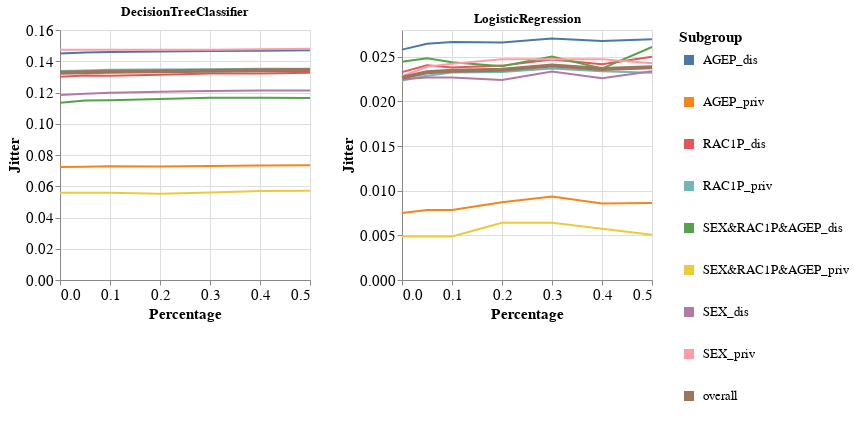

The cell this chart's notebook holds for it:
### Markdown cell above
### Specific subgroup metric per dataset, experiment iteration, and multiple models

### Code cell
visualizer.create_subgroups_grid_pct_lines_per_model_plot(subgroup_metric='Jitter',
                                                          target_preprocessing_technique=PREPROCESSING_TECHNIQUES[1],
                                                          model_names=MODEL_NAMES)

### Figure 1 — Vega-Lite specification as saved in the notebook (floating-point values rounded to 4 significant figures)
{"config": {"view": {"continuousWidth": 400, "continuousHeight": 300}, "axis": {"labelFontSize": 15, "titleFontSize": 15}, "legend": {"labelFontSize": 13, "symbolStrokeWidth": 10, "titleFontSize": 15}}, "vconcat": [{"hconcat": [{"mark": "line", "encoding": {"color": {"field": "Subgroup", "type": "nominal"}, "strokeWidth": {"condition": {"value": 4, "test": "datum.Subgroup == 'overall'"}, "value": 2}, "x": {"field": "Percentage", "type": "quantitative"}, "y": {"field": "Metric_Value", "title": "Jitter", "type": "quantitative"}}, "height": 250, "title": "DecisionTreeClassifier", "width": 250}, {"data": {"name": "data-bf005accad8f106940135b1e41d0b54e"}, "mark": "line", "encoding": {"color": {"field": "Subgroup", "type": "nominal"}, "strokeWidth": {"condition": {"value": 4, "test": "datum.Subgroup == 'overall'"}, "value": 2}, "x": {"field": "Percentage", "type": "quantitative"}, "y": {"field": "Metric_Value", "title": "Jitter", "type": "quantitative"}}, "height": 250, "title": "LogisticRegression", "width": 250}]}], "data": {"name": "data-b36e6bc6e3e9629e2e0aa2b214358588"}, "$schema": "https://vega.github.io/schema/vega-lite/v4.17.0.json", "datasets": {"data-b36e6bc6e3e9629e2e0aa2b214358588": [{"Model_Name": "DecisionTreeClassifier", "Test_Set_Index": 0.0, "Metric": "Jitter", "Subgroup": "AGEP_dis", "Num_Estimators": 10.0, "Metric_Value": 0.145, "Percentage": 0.0}, {"Model_Name": "DecisionTreeClassifier", "Test_Set_Index": 0.0, "Metric": "Jitter", "Subgroup": "AGEP_priv", "Num_Estimators": 10.0, "Metric_Value": 0.07229, "Percentage": 0.0}, {"Model_Name": "DecisionTreeClassifier", "Test_Set_Index": 0.0, "Metric": "Jitter", "Subgroup": "RAC1P_dis", "Num_Estimators": 10.0, "Metric_Value": 0.1301, "Percentage": 0.0}, {"Model_Name": "DecisionTreeClassifier", "Test_Set_Index": 0.0, "Metric": "Jitter", "Subgroup": "RAC1P_priv", "Num_Estimators": 10.0, "Metric_Value": 0.1338, "Percentage": 0.0}, {"Model_Name": "DecisionTreeClassifier", "Test_Set_Index": 0.0, "Metric": "Jitter", "Subgroup": "SEX&RAC1P&AGEP_dis", "Num_Estimators": 10.0, "Metric_Value": 0.1135, "Percentage": 0.0}, {"Model_Name": "DecisionTreeClassifier", "Test_Set_Index": 0.0, "Metric": "Jitter", "Subgroup": "SEX&RAC1P&AGEP_priv", "Num_Estimators": 10.0, "Metric_Value": 0.05589, "Percentage": 0.0}, {"Model_Name": "DecisionTreeClassifier", "Test_Set_Index": 0.0, "Metric": "Jitter", "Subgroup": "SEX_dis", "Num_Estimators": 10.0, "Metric_Value": 0.1184, "Percentage": 0.0}, {"Model_Name": "DecisionTreeClassifier", "Test_Set_Index": 0.0, "Metric": "Jitter", "Subgroup": "SEX_priv", "Num_Estimators": 10.0, "Metric_Value": 0.1473, "Percentage": 0.0}, {"Model_Name": "DecisionTreeClassifier", "Test_Set_Index": 0.0, "Metric": "Jitter", "Subgroup": "overall", "Num_Estimators": 10.0, "Metric_Value": 0.1326, "Percentage": 0.0}, {"Model_Name": "DecisionTreeClassifier", "Test_Set_Index": 1.0, "Metric": "Jitter", "Subgroup": "AGEP_dis", "Num_Estimators": 10.0, "Metric_Value": 0.1456, "Percentage": 0.05}, {"Model_Name": "DecisionTreeClassifier", "Test_Set_Index": 1.0, "Metric": "Jitter", "Subgroup": "AGEP_priv", "Num_Estimators": 10.0, "Metric_Value": 0.07241, "Percentage": 0.05}, {"Model_Name": "DecisionTreeClassifier", "Test_Set_Index": 1.0, "Metric": "Jitter", "Subgroup": "RAC1P_dis", "Num_Estimators": 10.0, "Metric_Value": 0.1308, "Percentage": 0.05}, {"Model_Name": "DecisionTreeClassifier", "Test_Set_Index": 1.0, "Metric": "Jitter", "Subgroup": "RAC1P_priv", "Num_Estimators": 10.0, "Metric_Value": 0.1342, "Percentage": 0.05}, {"Model_Name": "DecisionTreeClassifier", "Test_Set_Index": 1.0, "Metric": "Jitter", "Subgroup": "SEX&RAC1P&AGEP_dis", "Num_Estimators": 10.0, "Metric_Value": 0.1148, "Percentage": 0.05}, {"Model_Name": "DecisionTreeClassifier", "Test_Set_Index": 1.0, "Metric": "Jitter", "Subgroup": "SEX&RAC1P&AGEP_priv", "Num_Estimators": 10.0, "Metric_Value": 0.05589, "Percentage": 0.05}, {"Model_Name": "DecisionTreeClassifier", "Test_Set_Index": 1.0, "Metric": "Jitter", "Subgroup": "SEX_dis", "Num_Estimators": 10.0, "Metric_Value": 0.1193, "Percentage": 0.05}, {"Model_Name": "DecisionTreeClassifier", "Test_Set_Index": 1.0, "Metric": "Jitter", "Subgroup": "SEX_priv", "Num_Estimators": 10.0, "Metric_Value": 0.1474, "Percentage": 0.05}, {"Model_Name": "DecisionTreeClassifier", "Test_Set_Index": 1.0, "Metric": "Jitter", "Subgroup": "overall", "Num_Estimators": 10.0, "Metric_Value": 0.133, "Percentage": 0.05}, {"Model_Name": "DecisionTreeClassifier", "Test_Set_Index": 2.0, "Metric": "Jitter", "Subgroup": "AGEP_dis", "Num_Estimators": 10.0, "Metric_Value": 0.1458, "Percentage": 0.1}, {"Model_Name": "DecisionTreeClassifier", "Test_Set_Index": 2.0, "Metric": "Jitter", "Subgroup": "AGEP_priv", "Num_Estimators": 10.0, "Metric_Value": 0.07273, "Percentage": 0.1}, {"Model_Name": "DecisionTreeClassifier", "Test_Set_Index": 2.0, "Metric": "Jitter", "Subgroup": "RAC1P_dis", "Num_Estimators": 10.0, "Metric_Value": 0.1308, "Percentage": 0.1}, {"Model_Name": "DecisionTreeClassifier", "Test_Set_Index": 2.0, "Metric": "Jitter", "Subgroup": "RAC1P_priv", "Num_Estimators": 10.0, "Metric_Value": 0.1346, "Percentage": 0.1}, {"Model_Name": "DecisionTreeClassifier", "Test_Set_Index": 2.0, "Metric": "Jitter", "Subgroup": "SEX&RAC1P&AGEP_dis", "Num_Estimators": 10.0, "Metric_Value": 0.1151, "Percentage": 0.1}, {"Model_Name": "DecisionTreeClassifier", "Test_Set_Index": 2.0, "Metric": "Jitter", "Subgroup": "SEX&RAC1P&AGEP_priv", "Num_Estimators": 10.0, "Metric_Value": 0.05589, "Percentage": 0.1}, {"Model_Name": "DecisionTreeClassifier", "Test_Set_Index": 2.0, "Metric": "Jitter", "Subgroup": "SEX_dis", "Num_Estimators": 10.0, "Metric_Value": 0.1198, "Percentage": 0.1}, {"Model_Name": "DecisionTreeClassifier", "Test_Set_Index": 2.0, "Metric": "Jitter", "Subgroup": "SEX_priv", "Num_Estimators": 10.0, "Metric_Value": 0.1474, "Percentage": 0.1}, {"Model_Name": "DecisionTreeClassifier", "Test_Set_Index": 2.0, "Metric": "Jitter", "Subgroup": "overall", "Num_Estimators": 10.0, "Metric_Value": 0.1333, "Percentage": 0.1}, {"Model_Name": "DecisionTreeClassifier", "Test_Set_Index": 3.0, "Metric": "Jitter", "Subgroup": "AGEP_dis", "Num_Estimators": 10.0, "Metric_Value": 0.1463, "Percentage": 0.2}, {"Model_Name": "DecisionTreeClassifier", "Test_Set_Index": 3.0, "Metric": "Jitter", "Subgroup": "AGEP_priv", "Num_Estimators": 10.0, "Metric_Value": 0.07266, "Percentage": 0.2}, {"Model_Name": "DecisionTreeClassifier", "Test_Set_Index": 3.0, "Metric": "Jitter", "Subgroup": "RAC1P_dis", "Num_Estimators": 10.0, "Metric_Value": 0.1314, "Percentage": 0.2}, {"Model_Name": "DecisionTreeClassifier", "Test_Set_Index": 3.0, "Metric": "Jitter", "Subgroup": "RAC1P_priv", "Num_Estimators": 10.0, "Metric_Value": 0.1348, "Percentage": 0.2}, {"Model_Name": "DecisionTreeClassifier", "Test_Set_Index": 3.0, "Metric": "Jitter", "Subgroup": "SEX&RAC1P&AGEP_dis", "Num_Estimators": 10.0, "Metric_Value": 0.1158, "Percentage": 0.2}, {"Model_Name": "DecisionTreeClassifier", "Test_Set_Index": 3.0, "Metric": "Jitter", "Subgroup": "SEX&RAC1P&AGEP_priv", "Num_Estimators": 10.0, "Metric_Value": 0.05526, "Percentage": 0.2}, {"Model_Name": "DecisionTreeClassifier", "Test_Set_Index": 3.0, "Metric": "Jitter", "Subgroup": "SEX_dis", "Num_Estimators": 10.0, "Metric_Value": 0.1205, "Percentage": 0.2}, {"Model_Name": "DecisionTreeClassifier", "Test_Set_Index": 3.0, "Metric": "Jitter", "Subgroup": "SEX_priv", "Num_Estimators": 10.0, "Metric_Value": 0.1473, "Percentage": 0.2}, {"Model_Name": "DecisionTreeClassifier", "Test_Set_Index": 3.0, "Metric": "Jitter", "Subgroup": "overall", "Num_Estimators": 10.0, "Metric_Value": 0.1336, "Percentage": 0.2}, {"Model_Name": "DecisionTreeClassifier", "Test_Set_Index": 4.0, "Metric": "Jitter", "Subgroup": "AGEP_dis", "Num_Estimators": 10.0, "Metric_Value": 0.1465, "Percentage": 0.3}, {"Model_Name": "DecisionTreeClassifier", "Test_Set_Index": 4.0, "Metric": "Jitter", "Subgroup": "AGEP_priv", "Num_Estimators": 10.0, "Metric_Value": 0.07298, "Percentage": 0.3}, {"Model_Name": "DecisionTreeClassifier", "Test_Set_Index": 4.0, "Metric": "Jitter", "Subgroup": "RAC1P_dis", "Num_Estimators": 10.0, "Metric_Value": 0.1321, "Percentage": 0.3}, {"Model_Name": "DecisionTreeClassifier", "Test_Set_Index": 4.0, "Metric": "Jitter", "Subgroup": "RAC1P_priv", "Num_Estimators": 10.0, "Metric_Value": 0.1348, "Percentage": 0.3}, {"Model_Name": "DecisionTreeClassifier", "Test_Set_Index": 4.0, "Metric": "Jitter", "Subgroup": "SEX&RAC1P&AGEP_dis", "Num_Estimators": 10.0, "Metric_Value": 0.1166, "Percentage": 0.3}, {"Model_Name": "DecisionTreeClassifier", "Test_Set_Index": 4.0, "Metric": "Jitter", "Subgroup": "SEX&RAC1P&AGEP_priv", "Num_Estimators": 10.0, "Metric_Value": 0.05593, "Percentage": 0.3}, {"Model_Name": "DecisionTreeClassifier", "Test_Set_Index": 4.0, "Metric": "Jitter", "Subgroup": "SEX_dis", "Num_Estimators": 10.0, "Metric_Value": 0.1209, "Percentage": 0.3}, {"Model_Name": "DecisionTreeClassifier", "Test_Set_Index": 4.0, "Metric": "Jitter", "Subgroup": "SEX_priv", "Num_Estimators": 10.0, "Metric_Value": 0.1474, "Percentage": 0.3}, {"Model_Name": "DecisionTreeClassifier", "Test_Set_Index": 4.0, "Metric": "Jitter", "Subgroup": "overall", "Num_Estimators": 10.0, "Metric_Value": 0.1339, "Percentage": 0.3}, {"Model_Name": "DecisionTreeClassifier", "Test_Set_Index": 5.0, "Metric": "Jitter", "Subgroup": "AGEP_dis", "Num_Estimators": 10.0, "Metric_Value": 0.1468, "Percentage": 0.4}, {"Model_Name": "DecisionTreeClassifier", "Test_Set_Index": 5.0, "Metric": "Jitter", "Subgroup": "AGEP_priv", "Num_Estimators": 10.0, "Metric_Value": 0.07329, "Percentage": 0.4}, {"Model_Name": "DecisionTreeClassifier", "Test_Set_Index": 5.0, "Metric": "Jitter", "Subgroup": "RAC1P_dis", "Num_Estimators": 10.0, "Metric_Value": 0.1322, "Percentage": 0.4}, {"Model_Name": "DecisionTreeClassifier", "Test_Set_Index": 5.0, "Metric": "Jitter", "Subgroup": "RAC1P_priv", "Num_Estimators": 10.0, "Metric_Value": 0.1351, "Percentage": 0.4}, {"Model_Name": "DecisionTreeClassifier", "Test_Set_Index": 5.0, "Metric": "Jitter", "Subgroup": "SEX&RAC1P&AGEP_dis", "Num_Estimators": 10.0, "Metric_Value": 0.1166, "Percentage": 0.4}, {"Model_Name": "DecisionTreeClassifier", "Test_Set_Index": 5.0, "Metric": "Jitter", "Subgroup": "SEX&RAC1P&AGEP_priv", "Num_Estimators": 10.0, "Metric_Value": 0.05702, "Percentage": 0.4}, {"Model_Name": "DecisionTreeClassifier", "Test_Set_Index": 5.0, "Metric": "Jitter", "Subgroup": "SEX_dis", "Num_Estimators": 10.0, "Metric_Value": 0.1212, "Percentage": 0.4}, {"Model_Name": "DecisionTreeClassifier", "Test_Set_Index": 5.0, "Metric": "Jitter", "Subgroup": "SEX_priv", "Num_Estimators": 10.0, "Metric_Value": 0.1476, "Percentage": 0.4}, {"Model_Name": "DecisionTreeClassifier", "Test_Set_Index": 5.0, "Metric": "Jitter", "Subgroup": "overall", "Num_Estimators": 10.0, "Metric_Value": 0.1342, "Percentage": 0.4}, {"Model_Name": "DecisionTreeClassifier", "Test_Set_Index": 6.0, "Metric": "Jitter", "Subgroup": "AGEP_dis", "Num_Estimators": 10.0, "Metric_Value": 0.147, "Percentage": 0.5}, {"Model_Name": "DecisionTreeClassifier", "Test_Set_Index": 6.0, "Metric": "Jitter", "Subgroup": "AGEP_priv", "Num_Estimators": 10.0, "Metric_Value": 0.07351, "Percentage": 0.5}, {"Model_Name": "DecisionTreeClassifier", "Test_Set_Index": 6.0, "Metric": "Jitter", "Subgroup": "RAC1P_dis", "Num_Estimators": 10.0, "Metric_Value": 0.1326, "Percentage": 0.5}, {"Model_Name": "DecisionTreeClassifier", "Test_Set_Index": 6.0, "Metric": "Jitter", "Subgroup": "RAC1P_priv", "Num_Estimators": 10.0, "Metric_Value": 0.1353, "Percentage": 0.5}, {"Model_Name": "DecisionTreeClassifier", "Test_Set_Index": 6.0, "Metric": "Jitter", "Subgroup": "SEX&RAC1P&AGEP_dis", "Num_Estimators": 10.0, "Metric_Value": 0.1165, "Percentage": 0.5}, {"Model_Name": "DecisionTreeClassifier", "Test_Set_Index": 6.0, "Metric": "Jitter", "Subgroup": "SEX&RAC1P&AGEP_priv", "Num_Estimators": 10.0, "Metric_Value": 0.05706, "Percentage": 0.5}, {"Model_Name": "DecisionTreeClassifier", "Test_Set_Index": 6.0, "Metric": "Jitter", "Subgroup": "SEX_dis", "Num_Estimators": 10.0, "Metric_Value": 0.1214, "Percentage": 0.5}, {"Model_Name": "DecisionTreeClassifier", "Test_Set_Index": 6.0, "Metric": "Jitter", "Subgroup": "SEX_priv", "Num_Estimators": 10.0, "Metric_Value": 0.1479, "Percentage": 0.5}, {"Model_Name": "DecisionTreeClassifier", "Test_Set_Index": 6.0, "Metric": "Jitter", "Subgroup": "overall", "Num_Estimators": 10.0, "Metric_Value": 0.1344, "Percentage": 0.5}], "data-bf005accad8f106940135b1e41d0b54e": [{"Model_Name": "LogisticRegression", "Test_Set_Index": 0.0, "Metric": "Jitter", "Subgroup": "AGEP_dis", "Num_Estimators": 10.0, "Metric_Value": 0.0258, "Percentage": 0.0}, {"Model_Name": "LogisticRegression", "Test_Set_Index": 0.0, "Metric": "Jitter", "Subgroup": "AGEP_priv", "Num_Estimators": 10.0, "Metric_Value": 0.007507, "Percentage": 0.0}, {"Model_Name": "LogisticRegression", "Test_Set_Index": 0.0, "Metric": "Jitter", "Subgroup": "RAC1P_dis", "Num_Estimators": 10.0, "Metric_Value": 0.02328, "Percentage": 0.0}, {"Model_Name": "LogisticRegression", "Test_Set_Index": 0.0, "Metric": "Jitter", "Subgroup": "RAC1P_priv", "Num_Estimators": 10.0, "Metric_Value": 0.02235, "Percentage": 0.0}, {"Model_Name": "LogisticRegression", "Test_Set_Index": 0.0, "Metric": "Jitter", "Subgroup": "SEX&RAC1P&AGEP_dis", "Num_Estimators": 10.0, "Metric_Value": 0.02444, "Percentage": 0.0}, {"Model_Name": "LogisticRegression", "Test_Set_Index": 0.0, "Metric": "Jitter", "Subgroup": "SEX&RAC1P&AGEP_priv", "Num_Estimators": 10.0, "Metric_Value": 0.004864, "Percentage": 0.0}, {"Model_Name": "LogisticRegression", "Test_Set_Index": 0.0, "Metric": "Jitter", "Subgroup": "SEX_dis", "Num_Estimators": 10.0, "Metric_Value": 0.0225, "Percentage": 0.0}, {"Model_Name": "LogisticRegression", "Test_Set_Index": 0.0, "Metric": "Jitter", "Subgroup": "SEX_priv", "Num_Estimators": 10.0, "Metric_Value": 0.02284, "Percentage": 0.0}, {"Model_Name": "LogisticRegression", "Test_Set_Index": 0.0, "Metric": "Jitter", "Subgroup": "overall", "Num_Estimators": 10.0, "Metric_Value": 0.02266, "Percentage": 0.0}, {"Model_Name": "LogisticRegression", "Test_Set_Index": 1.0, "Metric": "Jitter", "Subgroup": "AGEP_dis", "Num_Estimators": 10.0, "Metric_Value": 0.02646, "Percentage": 0.05}, {"Model_Name": "LogisticRegression", "Test_Set_Index": 1.0, "Metric": "Jitter", "Subgroup": "AGEP_priv", "Num_Estimators": 10.0, "Metric_Value": 0.007831, "Percentage": 0.05}, {"Model_Name": "LogisticRegression", "Test_Set_Index": 1.0, "Metric": "Jitter", "Subgroup": "RAC1P_dis", "Num_Estimators": 10.0, "Metric_Value": 0.02404, "Percentage": 0.05}, {"Model_Name": "LogisticRegression", "Test_Set_Index": 1.0, "Metric": "Jitter", "Subgroup": "RAC1P_priv", "Num_Estimators": 10.0, "Metric_Value": 0.02287, "Percentage": 0.05}, {"Model_Name": "LogisticRegression", "Test_Set_Index": 1.0, "Metric": "Jitter", "Subgroup": "SEX&RAC1P&AGEP_dis", "Num_Estimators": 10.0, "Metric_Value": 0.02484, "Percentage": 0.05}, {"Model_Name": "LogisticRegression", "Test_Set_Index": 1.0, "Metric": "Jitter", "Subgroup": "SEX&RAC1P&AGEP_priv", "Num_Estimators": 10.0, "Metric_Value": 0.004864, "Percentage": 0.05}, {"Model_Name": "LogisticRegression", "Test_Set_Index": 1.0, "Metric": "Jitter", "Subgroup": "SEX_dis", "Num_Estimators": 10.0, "Metric_Value": 0.02267, "Percentage": 0.05}, {"Model_Name": "LogisticRegression", "Test_Set_Index": 1.0, "Metric": "Jitter", "Subgroup": "SEX_priv", "Num_Estimators": 10.0, "Metric_Value": 0.02389, "Percentage": 0.05}, {"Model_Name": "LogisticRegression", "Test_Set_Index": 1.0, "Metric": "Jitter", "Subgroup": "overall", "Num_Estimators": 10.0, "Metric_Value": 0.02326, "Percentage": 0.05}, {"Model_Name": "LogisticRegression", "Test_Set_Index": 2.0, "Metric": "Jitter", "Subgroup": "AGEP_dis", "Num_Estimators": 10.0, "Metric_Value": 0.02666, "Percentage": 0.1}, {"Model_Name": "LogisticRegression", "Test_Set_Index": 2.0, "Metric": "Jitter", "Subgroup": "AGEP_priv", "Num_Estimators": 10.0, "Metric_Value": 0.007831, "Percentage": 0.1}, {"Model_Name": "LogisticRegression", "Test_Set_Index": 2.0, "Metric": "Jitter", "Subgroup": "RAC1P_dis", "Num_Estimators": 10.0, "Metric_Value": 0.02379, "Percentage": 0.1}, {"Model_Name": "LogisticRegression", "Test_Set_Index": 2.0, "Metric": "Jitter", "Subgroup": "RAC1P_priv", "Num_Estimators": 10.0, "Metric_Value": 0.02325, "Percentage": 0.1}, {"Model_Name": "LogisticRegression", "Test_Set_Index": 2.0, "Metric": "Jitter", "Subgroup": "SEX&RAC1P&AGEP_dis", "Num_Estimators": 10.0, "Metric_Value": 0.02439, "Percentage": 0.1}, {"Model_Name": "LogisticRegression", "Test_Set_Index": 2.0, "Metric": "Jitter", "Subgroup": "SEX&RAC1P&AGEP_priv", "Num_Estimators": 10.0, "Metric_Value": 0.004864, "Percentage": 0.1}, {"Model_Name": "LogisticRegression", "Test_Set_Index": 2.0, "Metric": "Jitter", "Subgroup": "SEX_dis", "Num_Estimators": 10.0, "Metric_Value": 0.02268, "Percentage": 0.1}, {"Model_Name": "LogisticRegression", "Test_Set_Index": 2.0, "Metric": "Jitter", "Subgroup": "SEX_priv", "Num_Estimators": 10.0, "Metric_Value": 0.02422, "Percentage": 0.1}, {"Model_Name": "LogisticRegression", "Test_Set_Index": 2.0, "Metric": "Jitter", "Subgroup": "overall", "Num_Estimators": 10.0, "Metric_Value": 0.02343, "Percentage": 0.1}, {"Model_Name": "LogisticRegression", "Test_Set_Index": 3.0, "Metric": "Jitter", "Subgroup": "AGEP_dis", "Num_Estimators": 10.0, "Metric_Value": 0.0266, "Percentage": 0.2}, {"Model_Name": "LogisticRegression", "Test_Set_Index": 3.0, "Metric": "Jitter", "Subgroup": "AGEP_priv", "Num_Estimators": 10.0, "Metric_Value": 0.0087, "Percentage": 0.2}, {"Model_Name": "LogisticRegression", "Test_Set_Index": 3.0, "Metric": "Jitter", "Subgroup": "RAC1P_dis", "Num_Estimators": 10.0, "Metric_Value": 0.02401, "Percentage": 0.2}, {"Model_Name": "LogisticRegression", "Test_Set_Index": 3.0, "Metric": "Jitter", "Subgroup": "RAC1P_priv", "Num_Estimators": 10.0, "Metric_Value": 0.02329, "Percentage": 0.2}, {"Model_Name": "LogisticRegression", "Test_Set_Index": 3.0, "Metric": "Jitter", "Subgroup": "SEX&RAC1P&AGEP_dis", "Num_Estimators": 10.0, "Metric_Value": 0.02394, "Percentage": 0.2}, {"Model_Name": "LogisticRegression", "Test_Set_Index": 3.0, "Metric": "Jitter", "Subgroup": "SEX&RAC1P&AGEP_priv", "Num_Estimators": 10.0, "Metric_Value": 0.006415, "Percentage": 0.2}, {"Model_Name": "LogisticRegression", "Test_Set_Index": 3.0, "Metric": "Jitter", "Subgroup": "SEX_dis", "Num_Estimators": 10.0, "Metric_Value": 0.02239, "Percentage": 0.2}, {"Model_Name": "LogisticRegression", "Test_Set_Index": 3.0, "Metric": "Jitter", "Subgroup": "SEX_priv", "Num_Estimators": 10.0, "Metric_Value": 0.02473, "Percentage": 0.2}, {"Model_Name": "LogisticRegression", "Test_Set_Index": 3.0, "Metric": "Jitter", "Subgroup": "overall", "Num_Estimators": 10.0, "Metric_Value": 0.02354, "Percentage": 0.2}, {"Model_Name": "LogisticRegression", "Test_Set_Index": 4.0, "Metric": "Jitter", "Subgroup": "AGEP_dis", "Num_Estimators": 10.0, "Metric_Value": 0.02706, "Percentage": 0.3}, {"Model_Name": "LogisticRegression", "Test_Set_Index": 4.0, "Metric": "Jitter", "Subgroup": "AGEP_priv", "Num_Estimators": 10.0, "Metric_Value": 0.009348, "Percentage": 0.3}, {"Model_Name": "LogisticRegression", "Test_Set_Index": 4.0, "Metric": "Jitter", "Subgroup": "RAC1P_dis", "Num_Estimators": 10.0, "Metric_Value": 0.02469, "Percentage": 0.3}, {"Model_Name": "LogisticRegression", "Test_Set_Index": 4.0, "Metric": "Jitter", "Subgroup": "RAC1P_priv", "Num_Estimators": 10.0, "Metric_Value": 0.02368, "Percentage": 0.3}, {"Model_Name": "LogisticRegression", "Test_Set_Index": 4.0, "Metric": "Jitter", "Subgroup": "SEX&RAC1P&AGEP_dis", "Num_Estimators": 10.0, "Metric_Value": 0.02504, "Percentage": 0.3}, {"Model_Name": "LogisticRegression", "Test_Set_Index": 4.0, "Metric": "Jitter", "Subgroup": "SEX&RAC1P&AGEP_priv", "Num_Estimators": 10.0, "Metric_Value": 0.006415, "Percentage": 0.3}, {"Model_Name": "LogisticRegression", "Test_Set_Index": 4.0, "Metric": "Jitter", "Subgroup": "SEX_dis", "Num_Estimators": 10.0, "Metric_Value": 0.02336, "Percentage": 0.3}, {"Model_Name": "LogisticRegression", "Test_Set_Index": 4.0, "Metric": "Jitter", "Subgroup": "SEX_priv", "Num_Estimators": 10.0, "Metric_Value": 0.02471, "Percentage": 0.3}, {"Model_Name": "LogisticRegression", "Test_Set_Index": 4.0, "Metric": "Jitter", "Subgroup": "overall", "Num_Estimators": 10.0, "Metric_Value": 0.02402, "Percentage": 0.3}, {"Model_Name": "LogisticRegression", "Test_Set_Index": 5.0, "Metric": "Jitter", "Subgroup": "AGEP_dis", "Num_Estimators": 10.0, "Metric_Value": 0.02675, "Percentage": 0.4}, {"Model_Name": "LogisticRegression", "Test_Set_Index": 5.0, "Metric": "Jitter", "Subgroup": "AGEP_priv", "Num_Estimators": 10.0, "Metric_Value": 0.008557, "Percentage": 0.4}, {"Model_Name": "LogisticRegression", "Test_Set_Index": 5.0, "Metric": "Jitter", "Subgroup": "RAC1P_dis", "Num_Estimators": 10.0, "Metric_Value": 0.02416, "Percentage": 0.4}, {"Model_Name": "LogisticRegression", "Test_Set_Index": 5.0, "Metric": "Jitter", "Subgroup": "RAC1P_priv", "Num_Estimators": 10.0, "Metric_Value": 0.02337, "Percentage": 0.4}, {"Model_Name": "LogisticRegression", "Test_Set_Index": 5.0, "Metric": "Jitter", "Subgroup": "SEX&RAC1P&AGEP_dis", "Num_Estimators": 10.0, "Metric_Value": 0.02368, "Percentage": 0.4}, {"Model_Name": "LogisticRegression", "Test_Set_Index": 5.0, "Metric": "Jitter", "Subgroup": "SEX&RAC1P&AGEP_priv", "Num_Estimators": 10.0, "Metric_Value": 0.005744, "Percentage": 0.4}, {"Model_Name": "LogisticRegression", "Test_Set_Index": 5.0, "Metric": "Jitter", "Subgroup": "SEX_dis", "Num_Estimators": 10.0, "Metric_Value": 0.0226, "Percentage": 0.4}, {"Model_Name": "LogisticRegression", "Test_Set_Index": 5.0, "Metric": "Jitter", "Subgroup": "SEX_priv", "Num_Estimators": 10.0, "Metric_Value": 0.02472, "Percentage": 0.4}, {"Model_Name": "LogisticRegression", "Test_Set_Index": 5.0, "Metric": "Jitter", "Subgroup": "overall", "Num_Estimators": 10.0, "Metric_Value": 0.02364, "Percentage": 0.4}, {"Model_Name": "LogisticRegression", "Test_Set_Index": 6.0, "Metric": "Jitter", "Subgroup": "AGEP_dis", "Num_Estimators": 10.0, "Metric_Value": 0.02696, "Percentage": 0.5}, {"Model_Name": "LogisticRegression", "Test_Set_Index": 6.0, "Metric": "Jitter", "Subgroup": "AGEP_priv", "Num_Estimators": 10.0, "Metric_Value": 0.008635, "Percentage": 0.5}, {"Model_Name": "LogisticRegression", "Test_Set_Index": 6.0, "Metric": "Jitter", "Subgroup": "RAC1P_dis", "Num_Estimators": 10.0, "Metric_Value": 0.025, "Percentage": 0.5}, {"Model_Name": "LogisticRegression", "Test_Set_Index": 6.0, "Metric": "Jitter", "Subgroup": "RAC1P_priv", "Num_Estimators": 10.0, "Metric_Value": 0.02322, "Percentage": 0.5}, {"Model_Name": "LogisticRegression", "Test_Set_Index": 6.0, "Metric": "Jitter", "Subgroup": "SEX&RAC1P&AGEP_dis", "Num_Estimators": 10.0, "Metric_Value": 0.02609, "Percentage": 0.5}, {"Model_Name": "LogisticRegression", "Test_Set_Index": 6.0, "Metric": "Jitter", "Subgroup": "SEX&RAC1P&AGEP_priv", "Num_Estimators": 10.0, "Metric_Value": 0.005073, "Percentage": 0.5}, {"Model_Name": "LogisticRegression", "Test_Set_Index": 6.0, "Metric": "Jitter", "Subgroup": "SEX_dis", "Num_Estimators": 10.0, "Metric_Value": 0.02337, "Percentage": 0.5}, {"Model_Name": "LogisticRegression", "Test_Set_Index": 6.0, "Metric": "Jitter", "Subgroup": "SEX_priv", "Num_Estimators": 10.0, "Metric_Value": 0.02428, "Percentage": 0.5}, {"Model_Name": "LogisticRegression", "Test_Set_Index": 6.0, "Metric": "Jitter", "Subgroup": "overall", "Num_Estimators": 10.0, "Metric_Value": 0.02382, "Percentage": 0.5}]}}
